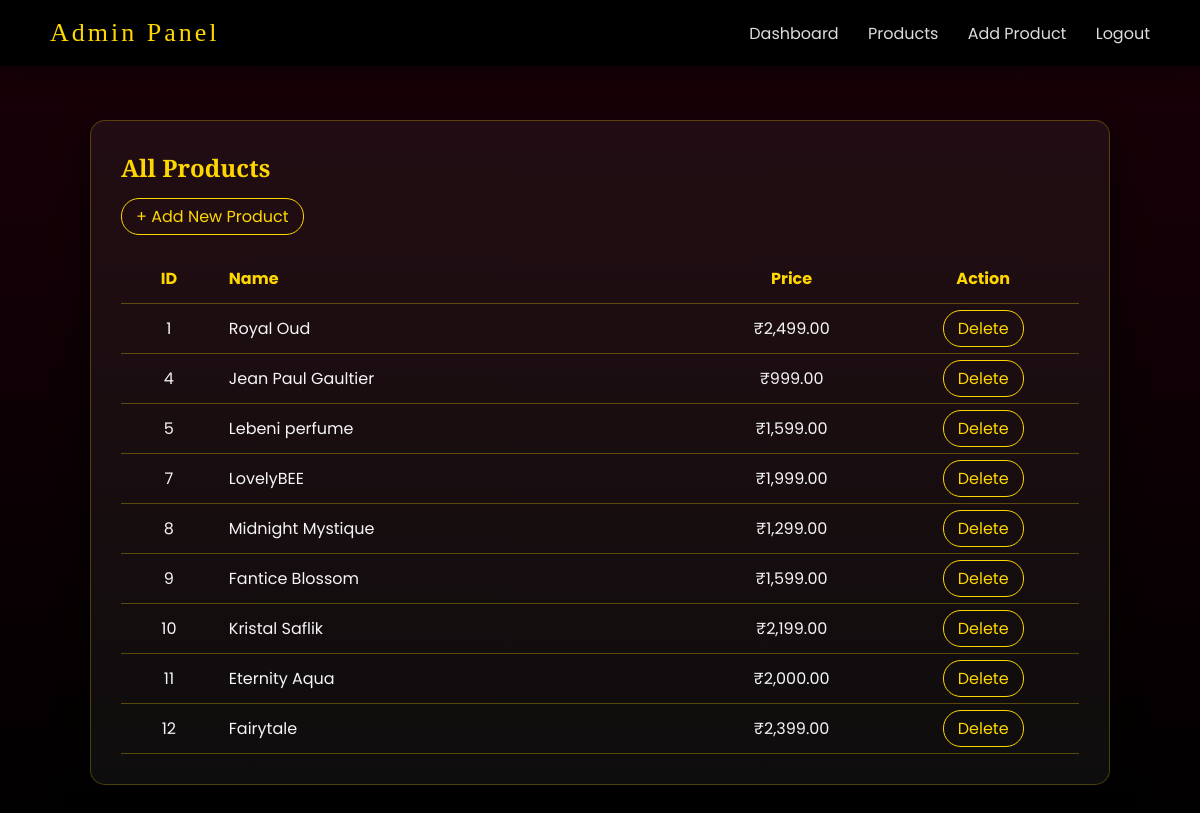
Screenshot of /admin/products.php (signed in) with the database file from the repository.
### tables this page shows
CREATE TABLE `products` (
  `id` int(11) NOT NULL,
  `product_name` varchar(150) NOT NULL,
  `description` text DEFAULT NULL,
  `price` decimal(10,2) NOT NULL,
  `image` varchar(255) DEFAULT NULL,
  `created_at` timestamp NOT NULL DEFAULT current_timestamp()
);

### admin/products.php (the view, shortened to what this page needs)
<?php
include '../config.php';
$result = mysqli_query($conn,"SELECT * FROM products");
?>
<link rel="stylesheet" href="admin_style.css">
<div class="admin-header">
    <div class="admin-logo">Admin Panel</div>
    <div>
        <a href="index.php">Dashboard</a>
        <a href="products.php">Products</a>
        <a href="add_product.php">Add Product</a>
        <a href="logout.php">Logout</a>
    </div>
</div>
<div class="admin-container">
    <div class="admin-card">
        <h2 class="admin-title">All Products</h2>
        <a href="add_product.php" class="btn">+ Add New Product</a>
        <br><br>
        <table style="width:100%; border-collapse:collapse;">
            <tr>
                <th style="text-align:center; width:10%;">ID</th>
                <th style="text-align:left; width:50%;">Name</th>
                <th style="text-align:center; width:20%;">Price</th>
                <th style="text-align:center; width:20%;">Action</th>
            </tr>
            <?php while($row=mysqli_fetch_assoc($result)){ ?>
            <tr>
                <td style="text-align:center;">
                    <?= $row['id'] ?>
                </td>
                <td>
                    <?= htmlspecialchars($row['product_name']) ?>
                </td>
                <td style="text-align:center;">
                    ₹<?= number_format($row['price'],2) ?>
                </td>
                <td style="text-align:center;">
                    <a class="btn" href="delete_product.php?id=<?= $row['id'] ?>"
                       onclick="return confirm('Delete this product?')">
                       Delete
                    </a>
                </td>
            </tr>
            <?php } ?>
        </table>
    </div>
</div>

### admin/admin_style.css (style rules this page uses)
* { margin:0; padding:0; box-sizing:border-box; }
.admin-header { position:fixed; top:0; left:0; width:100%; background:rgba(0,0,0,0.95); backdrop-filter:blur(10px); padding:18px 50px; display:flex; justify-content:space-between; align-items:center; box-shadow:0 5px 20px rgba(0,0,0,0.6); z-index:1000; }
.admin-logo { font-family:'Cinzel',serif; font-size:26px; color:gold; letter-spacing:3px; }
.admin-header a { color:#ddd; text-decoration:none; margin-left:25px; transition:0.3s; }
.admin-container { padding:120px 40px 40px 40px; max-width:1100px; margin:auto; }
.admin-card { background:rgba(255,255,255,0.05); padding:30px; border-radius:15px; border:1px solid rgba(255,215,0,0.25); box-shadow:0px 10px 30px rgba(0,0,0,0.7); margin-bottom:30px; }
.admin-title { font-family:'Cinzel',serif; color:gold; margin-bottom:20px; }
table { width:100%; border-collapse:collapse; }
table th,table td { padding:12px; border-bottom:1px solid rgba(255,215,0,0.3); }
table th { color:gold; }
.btn { padding:6px 14px; border-radius:18px; border:1px solid gold; background:transparent; color:gold; cursor:pointer; text-decoration:none; transition:0.3s; }

### rows the page displays
products: id "1", product_name "Royal Oud", price "2,499.00"
products: id "4", product_name "Jean Paul Gaultier", price "999.00"
products: id "5", product_name "Lebeni perfume", price "1,599.00"
products: id "7", product_name "LovelyBEE", price "1,999.00"
products: id "8", product_name "Midnight Mystique", price "1,299.00"
products: id "9", product_name "Fantice Blossom", price "1,599.00"
products: id "10", product_name "Kristal Saflik", price "2,199.00"
products: id "11", product_name "Eternity Aqua", price "2,000.00"
products: id "12", product_name "Fairytale", price "2,399.00"
